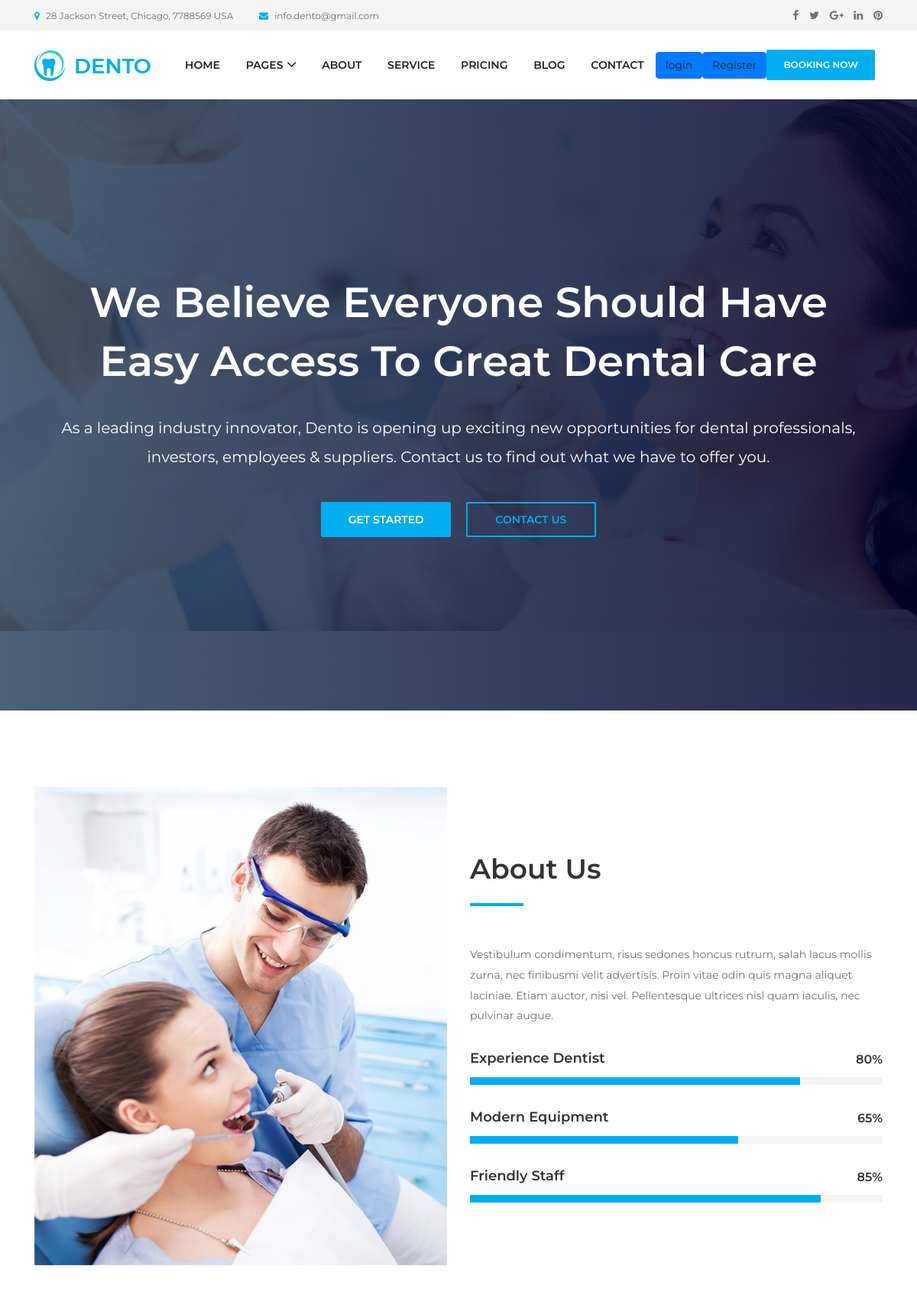
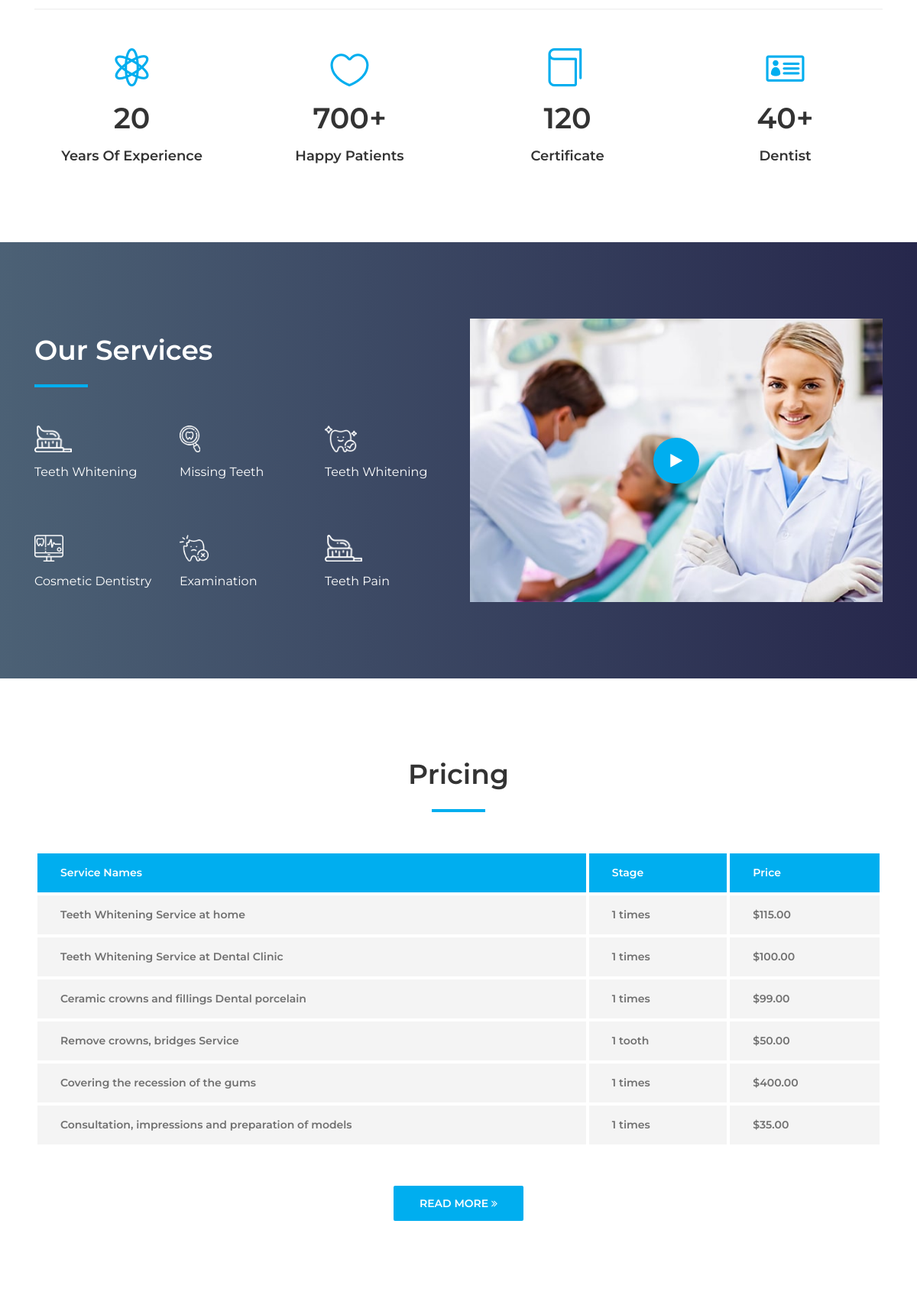
The page / (upper part) on the database its author committed (2 pictures, top to bottom).
### website/models.py (models this page shows, shortened)
class Price(models.Model):
    title = models.CharField(max_length=50)
    stage = models.CharField(max_length=40)
    price = models.DecimalField(max_digits=9, decimal_places=2, default=0)

### website/views.py (the view)
# urls.py: path('',home,name='home'),
def home(request):
    Model = Price.objects.all()[:6]
    return render(request, 'website/home.html',{'prices': Model})

### website/templates/website/home.html (shortened to what this page needs)
{% extends 'website/base.html' %}
{% load static %}
{% block content %}
  <section class="welcome-area">
    <div class="welcome-slides owl-carousel">
      <div class="welcome-welcome-slide bg-img bg-gradient-overlay jarallax" style="background-image: url({% static 'website/img/bg-img/1.jpg'%});">
        <div class="container h-100">
          <div class="row h-100 align-items-center">
            <div class="col-12">
              <div class="welcome-text text-center">
                <h2 data-animation="fadeInUp" data-delay="100ms">We Believe Everyone Should Have Easy Access To Great Dental Care</h2>
                <p data-animation="fadeInUp" data-delay="300ms">As a leading industry innovator, Dento is opening up exciting new opportunities for dental professionals, investors, employees & suppliers. Contact us to find out what we have to
                  offer you.</p>
                <div class="welcome-btn-group">
                  <a href="#" class="btn dento-btn mx-2" data-animation="fadeInUp" data-delay="500ms">Get Started</a>
                  <a href="#" class="btn dento-btn mx-2 active" data-animation="fadeInUp" data-delay="700ms">Contact Us</a>
                </div>
              </div>
            </div>
          </div>
        </div>
      </div>
    </div>
  </section>
    {% include 'website/include/abt.html' %}
  <div class="container">
    <div class="dento-border clearfix"></div>
  </div>
  <section class="dento-cta-area">
    <div class="container">
      <div class="row">
        <div class="col-12 col-sm-6 col-lg-3">
          <div class="single-cta text-center mt-50 mb-100">
            <i class="icon_genius"></i>
            <h2><span class="counter">20</span></h2>
            <h5>Years Of Experience</h5>
          </div>
        </div>
        <div class="col-12 col-sm-6 col-lg-3">
          <div class="single-cta text-center mt-50 mb-100">
            <i class="icon_heart_alt"></i>
            <h2><span class="counter">700</span>+</h2>
            <h5>Happy Patients</h5>
          </div>
        </div>
        <div class="col-12 col-sm-6 col-lg-3">
          <div class="single-cta text-center mt-50 mb-100">
            <i class="icon_book_alt"></i>
            <h2><span class="counter">120</span></h2>
            <h5>Certificate</h5>
          </div>
        </div>
        <div class="col-12 col-sm-6 col-lg-3">
          <div class="single-cta text-center mt-50 mb-100">
            <i class="icon_id"></i>
            <h2><span class="counter">40</span>+</h2>
            <h5>Dentist</h5>
          </div>
        </div>
      </div>
    </div>
  </section>
  <section class="dento-service-area section-padding-100-0 bg-img bg-gradient-overlay jarallax clearfix" style="background-image: url('{% static 'website/img/bg-img/13.jpg'%}');">
    <div class="container">
      <div class="row align-items-center">
        <div class="col-12 col-lg-6">
          <div class="service-content mb-30">
            <div class="section-heading white">
              <h2>Our Services</h2>
              <div class="line"></div>
            </div>
            <div class="row">
              <div class="col-6 col-md-4">
                <div class="single-service mb-70">
                  <img src="{% static 'website/img/core-img/s1.png'%}" alt="">
                  <h6>Teeth Whitening</h6>
                </div>
              </div>
              <div class="col-6 col-md-4">
                <div class="single-service mb-70">
                  <img src="{% static 'website/img/core-img/s2.png'%}" alt="">
                  <h6>Missing Teeth</h6>
                </div>
              </div>
              <div class="col-6 col-md-4">
                <div class="single-service mb-70">
                  <img src="{% static 'website/img/core-img/s3.png'%}" alt="">
                  <h6>Teeth Whitening</h6>
                </div>
              </div>
              <div class="col-6 col-md-4">
                <div class="single-service mb-70">
                  <img src="{% static 'website/img/core-img/s4.png'%}" alt="">
                  <h6>Cosmetic Dentistry</h6>
                </div>
              </div>
              <div class="col-6 col-md-4">
                <div class="single-service mb-70">
                  <img src="{% static 'website/img/core-img/s5.png'%}" alt="">
                  <h6>Examination</h6>
                </div>
              </div>
              <div class="col-6 col-md-4">
                <div class="single-service mb-70">
                  <img src="{% static 'website/img/core-img/s1.png'%}" alt="">
                  <h6>Teeth Pain</h6>
                </div>
              </div>
            </div>
          </div>
        </div>
        <div class="col-12 col-lg-6">
          <div class="dento-video-area mb-100">
            <a href="#" class="video-play-button"><i class="fa fa-play" aria-hidden="true"></i></a>
          </div>
        </div>
      </div>
    </div>
  </section>
<section class="dento-pricing-table-area section-padding-100">
    <div class="container">
      <div class="row">
        <div class="col-12">
          <div class="section-heading text-center">
            <h2>Pricing</h2>
            <div class="line"></div>
          </div>
        </div>
      </div>
      <div class="row">
        <div class="col-12">
          <div class="dento-price-table table-responsive">
            <table class="table table-borderless mb-0">
              <thead>
                <tr>
                  <th scope="col">Service Names</th>
                  <th scope="col">Stage</th>
                  <th scope="col">Price</th>
                </tr>
              </thead>
              {% for price in prices %}
              <tbody>
                <tr>
                  <th scope="row">{{ price.title }}</th>
                  <td>{{ price.stage }}</td>
                  <td>${{ price.price }}</td>
                </tr>
                </tbody>
                        {% endfor %}
            </table>
          </div>
        </div>
        <div class="col-12">
          <div class="more-btn text-center mt-50">
            <a href="{% url 'website:price' %}" class="btn dento-btn">Read More <i class="fa fa-angle-double-right"></i></a>
          </div>
        </div>
      </div>
    </div>
  </section>
{% endblock content %}

### static/website/css/style.css (style rules this page uses)
* { margin: 0; padding: 0; }
body { font-family: "Montserrat", sans-serif; font-weight: 400; font-size: 14px; }
h1, h2, h3, h4, h5, h6 { font-family: "Montserrat", sans-serif; color: #333333; line-height: 1.4; font-weight: 600; }
a, a:active, a:focus, a:hover { color: #333333; text-decoration: none; -webkit-transition-duration: 500ms; -o-transition-duration: 500ms; transition-duration: 500ms; outline: none; }
p { line-height: 1.9; color: #707070; font-size: 14px; font-weight: 400; }
img { max-width: 100%; height: auto; }
.bg-gradient-overlay { position: relative; z-index: 1; }
.bg-gradient-overlay::after { position: absolute; content: ""; height: 100%; width: 100%; top: 0; left: 0; z-index: -1; background: #2c455d; background: -webkit-linear-gradient(to right, #2c455d, #00012c); background: linear-gradient(to right, #2c455d, #00012c); opacity: 0.85; }
.bg-img { background-position: center center; background-size: cover; background-repeat: no-repeat; }
.jarallax { position: relative; z-index: 0; }
.mt-50 { margin-top: 50px; }
.mb-30 { margin-bottom: 30px; }
.mb-70 { margin-bottom: 70px; }
.mb-100 { margin-bottom: 100px; }
.section-padding-100 { padding-top: 100px; padding-bottom: 100px; }
.section-padding-100-0 { padding-top: 100px; padding-bottom: 0; }
.section-heading { position: relative; z-index: 1; margin-bottom: 50px; }
.section-heading h2 { font-size: 36px; text-transform: capitalize; margin-bottom: 20px; }
.section-heading .line { width: 70px; height: 4px; background-color: #00aeef; }
.section-heading.text-center .line { margin: 0 auto; }
.section-heading.white h2 { color: #ffffff; }
.dento-btn { position: relative; z-index: 1; min-width: 170px; height: 46px; line-height: 42px; font-size: 14px; font-weight: 600; display: inline-block; padding: 0 20px; text-align: center; text-transform: uppercase; color: #ffffff; border-radius: 2px; background-color: #00aeef; -webkit-transition: all 500ms; -o-transition: all 500ms; transition: all 500ms; border: 2px solid #00aeef; }
.dento-btn.active, .dento-btn:focus, .dento-btn:hover { box-shadow: none; background-color: transparent; color: #00aeef; }
.welcome-welcome-slide { position: relative; z-index: 2; width: 100%; height: 800px; }
.welcome-text { position: relative; z-index: 1; }
.welcome-text h2 { font-size: 55px; color: #ffffff; margin-bottom: 30px; display: block; text-transform: capitalize; }
.welcome-text p { font-size: 20px; color: #ffffff; margin-bottom: 40px; }
.dento-pricing-table-area { position: relative; z-index: 1; }
.dento-price-table { position: relative; z-index: 1; }
.dento-price-table table thead tr > td, .dento-price-table table thead tr > th { background-color: #00aeef; color: #ffffff; }
.dento-price-table table tr > td, .dento-price-table table tr > th { padding: 15px 30px; border-radius: 3px; border: 4px solid #ffffff; background-color: #f4f4f4; font-weight: 600; color: #707070; }
.single-service { position: relative; z-index: 1; }
.single-service img { display: block; margin-bottom: 15px; max-height: 35px; }
.single-service h6 { color: #ffffff; -webkit-transition-duration: 500ms; -o-transition-duration: 500ms; transition-duration: 500ms; margin-bottom: 0; font-weight: 400; }
.dento-video-area { position: relative; z-index: 1; }
.dento-video-area .video-play-button { position: absolute; width: 60px; height: 60px; color: #ffffff; background-color: #00aeef; border-radius: 50%; top: 50%; left: 50%; margin-top: -30px; margin-left: -30px; text-align: center; line-height: 60px; font-size: 20px; }
.dento-border { position: relative; z-index: 1; width: 100%; height: 2px; background-color: #f4f4f4; }
.dento-cta-area { position: relative; z-index: 1; }
.single-cta { position: relative; z-index: 1; }
.single-cta i { font-size: 50px; color: #00aeef; margin-bottom: 15px; display: block; }
.single-cta h2 { font-size: 38px; display: block; margin-bottom: 10px; }
.single-cta h5 { margin-bottom: 0; font-size: 18px; }

### static/website/css/default-assets/classy-nav.css (style rules this page uses)
body { font-family: "Roboto", sans-serif; }
img { height: auto; max-width: 100%; }
.bg-img { background-position: center center; background-size: cover; background-repeat: no-repeat; }

### rows shown on the page
Price: title "Teeth Whitening Service at home", stage "1 times", price "115.00"
Price: title "Teeth Whitening Service at Dental Clinic", stage "1 times", price "100.00"
Price: title "Ceramic crowns and fillings Dental porcelain", stage "1 times", price "99.00"
Price: title "Remove crowns, bridges Service", stage "1 tooth", price "50.00"
Price: title "Covering the recession of the gums", stage "1 times", price "400.00"
Price: title "Consultation, impressions and preparation of models", stage "1 times", price "35.00"
